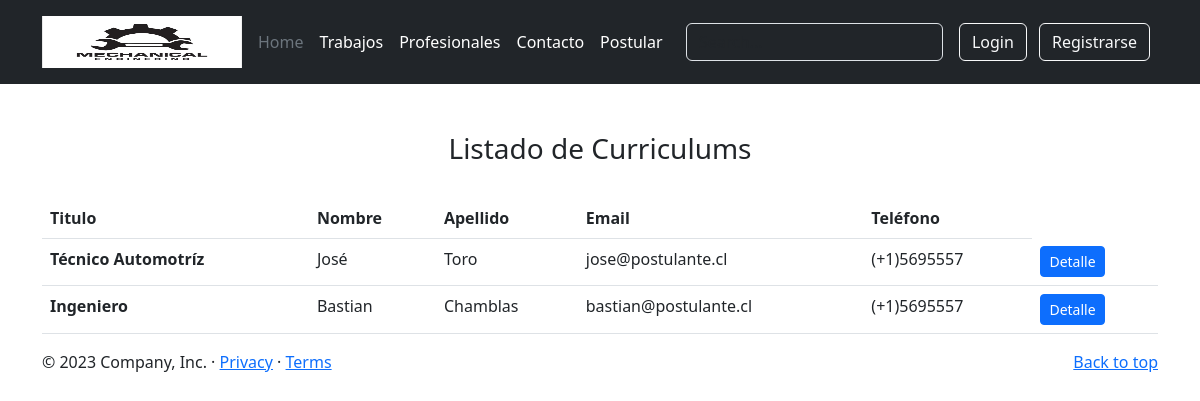
Screenshot of /listar_postular/ with the database file from the repository.
### appweb/models.py (models this page shows, shortened)
class Postular(models.Model):
    nombre = models.CharField(max_length=100)
    apellido = models.CharField(max_length=100)
    rut = models.CharField(max_length=10, null=True)
    titulo = models.CharField(max_length=100)
    email = models.CharField(max_length=150)
    telefono = models.IntegerField()
    descripcion = models.TextField()
    experiencia = models.TextField()
    foto = models.ImageField(upload_to="postular", null=True)

### appweb/views.py (the view)
# urls.py: path('listar_postular/', listar_postular, name="listar_postular"),
def listar_postular(request):
    postular = Postular.objects.all()
    data = {
        'mis_postular' : postular
    }
    return render(request, "listar_postular.html", data)

### appweb/templates/listar_postular.html
{% extends 'base.html' %}
{% load crispy_forms_tags %}
{% block contenido %}
<div class="container mt-5">
    <div class="text-center">
        <h3>Listado de Curriculums</h3><br>
    </div>
    <table class="table">
        <thead>
        <tr>
            <th scope="col">Titulo</th>
            <th scope="col">Nombre</th>
            <th scope="col">Apellido</th>
            <th scope="col">Email</th>
            <th scope="col">Teléfono</th>
        </tr>
        </thead>
        <tbody>
            {% for c in mis_postular %}
        <tr>
            <th scope="row">{{c.titulo}}</th>
            <td>{{c.nombre}}</td>
            <td>{{c.apellido}}</td>
            <td>{{c.email}}</td>
            <td>(+1){{c.telefono}}</td>
            <td>
                <a href="{% url 'detalle_postular' c.pk %}" class="btn btn-primary btn-sm">Detalle</a>
            </td>
        </tr>
            {% endfor%}
        </tbody>
    </table>
</div>
{% endblock %}

### rows the page displays
Postular: titulo "Técnico Automotríz", nombre "José", apellido "Toro", email "jose@postulante.cl", telefono "5695557"
Postular: titulo "Ingeniero", nombre "Bastian", apellido "Chamblas", email "bastian@postulante.cl", telefono "5695557"
